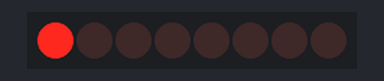
The sketch below on a simulated Arduino Uno, built with avr-gcc and run on an emulated ATmega328P. Parts: 8 shift-register outputs drawn as a row of LEDs (first output left, lit = HIGH). Wiring (inferred from the names in the program): shift register (74HC595): data pin 11; shift clock pin 12; latch pin 8. Wiring (inferred from the signals the program sends): row of LEDs: on Q0, Q1, Q2, Q3, Q4, Q5, Q6, Q7.

Above: at 0.7 s.
At 1.7 s:
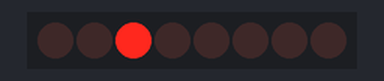
At 3.2 s:
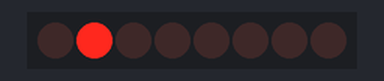
At 4.2 s:
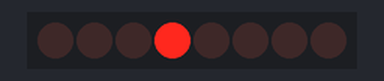
Timing chart, 0 to 5.1 s (numbered marks = the images above):
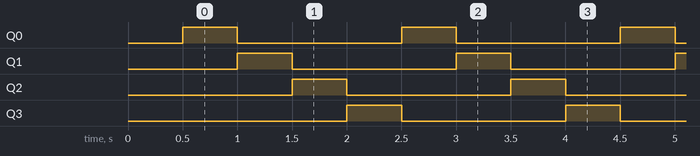

Measured:
- by itself, Q0–3: alternates HIGH for 0.50 s and LOW for 1.5 s
- by itself, everything shown: repeats every 2.0 s, in 4 steps

The sketch:

SPI_Dinamic_IND.ino
```cpp
#include "led.c"

void setup() {

  initSPITransfer();

}

void loop() {

    ledprint(1234);

}
```

led.c
```cpp
#include "led.h"

void displayNumber(int number){
    digitalWrite(latchPin, LOW);                                // take the latchPin low so the LEDs don't change while you're sending in bits:
    shiftOut(dataPin, clockPin, MSBFIRST, number);     // shift out the bits:
    digitalWrite(latchPin, HIGH);                               //take the latch pin high so the LEDs will light up:
}

void initSPITransfer(void ){
  pinMode(latchPin, OUTPUT);
  pinMode(clockPin, OUTPUT);
  pinMode(dataPin, OUTPUT);

  displayNumber(255);
  delay(delayTimer);
}

void ledprint(int number)
{
	int R0 = number%10;
  int R1 = number%100/10;
  int R2 = number%1000/100;
  int R3 = number/1000;

	segchar(R0);
  displayNumber(LED_ON_0);
  delay(delayTimer);

  segchar(R1);
  displayNumber(LED_ON_1);
  delay(delayTimer);

  segchar(R2);
  displayNumber(LED_ON_2);
  delay(delayTimer);

  segchar(R3);
  displayNumber(LED_ON_3);
  delay(delayTimer);

}


void segchar(int seg)
{
  switch (seg)
  {
    case 1: displayNumber(249); break;    // number = 249;     1 - digit
    case 2: displayNumber(164); break;    // number = 164;     2 - digit
    case 3: displayNumber(176); break;    // number = 176;     3 - digit
    case 4: displayNumber(153); break;    // number = 153;     4 - digit
    case 5: displayNumber(146); break;    // number = 146;     5 - digit
    case 6: displayNumber(130); break;    // number = 130;     6 - digit
    case 7: displayNumber(248); break;    // number = 248;     7 - digit
    case 8: displayNumber(128); break;    // number = 128;     8 - digit
    case 9: displayNumber(144); break;    // number = 144;     9 - digit
    case 0: displayNumber(192); break;    // number = 192;     0 - digit
  }
}
```

led.h
```cpp
#include <Arduino.h>

#define latchPin 8   //Pin connected to ST_CP of 74HC595
#define clockPin 12  //Pin connected to SH_CP of 74HC595
#define dataPin 11   //Pin connected to DS of 74HC595

#define delayTimer 500

#define LED_ON_0 254
#define LED_ON_1 253
#define LED_ON_2 251
#define LED_ON_3 247

void initSPITransfer(void);

void segchar(int seg);

void ledprint(int number);
```
